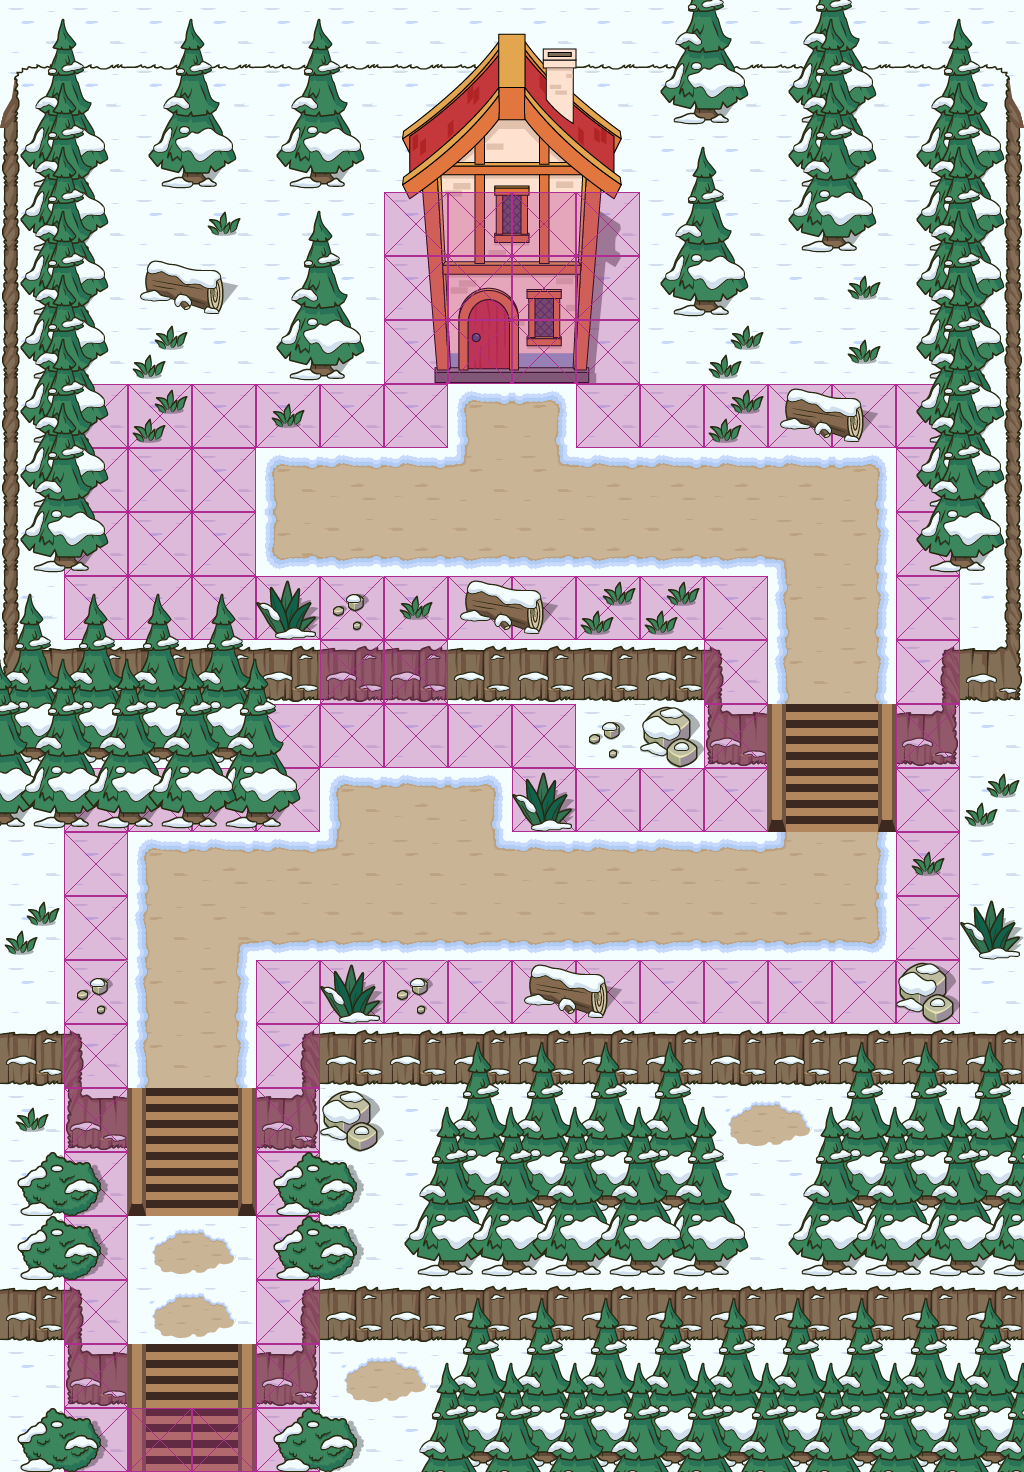

This game map was drawn from its Tiled (.tmx) file and the tilesets committed beside it. A one-line description and the full map source follow:
An orthogonal 16x23 tile map with 64x64 px tiles, 4 tile layers (Ground, Middle1, Collision, Tree), 4 tilesets and 3 objects (Player, npc, go_to).

<map version="1.4" tiledversion="1.4.1" orientation="orthogonal" renderorder="right-down" width="16" height="23" tilewidth="64" tileheight="64" infinite="0" nextlayerid="13" nextobjectid="59">
 <properties>
  <property name="theme" value="1" />
 </properties>
 <tileset firstgid="1" name="utility_tiles" tilewidth="64" tileheight="64" spacing="2" margin="1" tilecount="16" columns="4">
  <image source="../tiles/utility_tiles.png" width="264" height="264" />
 </tileset>
 <tileset firstgid="17" name="Spritesheet_SaljuArea" tilewidth="64" tileheight="64" spacing="2" margin="1" tilecount="160" columns="10">
  <image source="../tiles/Office/Spritesheet_SaljuArea_extruded.png" width="660" height="1056" />
 </tileset>
 <tileset firstgid="177" name="Gedung" tilewidth="64" tileheight="64" spacing="2" margin="1" tilecount="24" columns="24">
  <image source="../tiles/Office/Gedung tiles_extruded.png" width="1584" height="66" />
 </tileset>
 <tileset firstgid="201" name="collision_tileset" tilewidth="64" tileheight="64" spacing="2" margin="1" tilecount="1" columns="1">
  <image source="../tiles/collision_tileset.png" width="66" height="66" />
  <tile id="0">
   <properties>
    <property name="collides" type="bool" value="true" />
   </properties>
  </tile>
 </tileset>
 <layer id="1" name="Ground" width="16" height="23">
  <data encoding="csv">
40,40,40,40,40,40,40,40,40,40,40,40,40,40,40,40,
40,40,40,40,40,40,40,40,40,40,40,40,40,40,40,40,
40,40,40,40,40,40,40,40,40,40,40,40,40,40,40,40,
40,40,40,40,40,40,40,40,40,40,40,40,40,40,40,40,
40,40,40,40,40,40,40,40,40,40,40,40,40,40,40,40,
40,40,40,40,40,40,40,40,40,40,40,40,40,40,40,40,
40,40,40,40,40,40,40,40,40,40,40,40,40,40,40,40,
40,40,40,40,40,40,40,40,40,40,40,40,40,40,40,40,
40,40,40,40,40,40,40,40,40,40,40,40,40,40,40,40,
40,40,40,40,40,40,40,40,40,40,40,40,40,40,40,40,
40,40,40,40,40,40,40,40,40,40,40,40,40,40,40,40,
40,40,40,40,40,40,40,40,40,40,40,40,40,40,40,40,
40,40,40,40,40,40,40,40,40,40,40,40,40,40,40,40,
40,40,40,40,40,40,40,40,40,40,40,40,40,40,40,40,
40,40,40,40,40,40,40,40,40,40,40,40,40,40,40,40,
40,40,40,40,40,40,40,40,40,40,40,40,40,40,40,40,
40,40,40,40,40,40,40,40,40,40,40,40,40,40,40,40,
40,40,40,40,40,40,40,40,40,40,40,40,40,40,40,40,
40,40,40,40,40,40,40,40,40,40,40,40,40,40,40,40,
40,40,40,40,40,40,40,40,40,40,40,40,40,40,40,40,
40,40,40,40,40,40,40,40,40,40,40,40,40,40,40,40,
40,40,40,40,40,40,40,40,40,40,40,40,40,40,40,40,
40,40,40,40,40,40,40,40,40,40,40,40,40,40,40,40
</data>
 </layer>
 <layer id="2" name="Middle1" width="16" height="23">
  <data encoding="csv">
0,0,0,0,0,0,0,0,0,0,0,0,0,0,0,0,
21,22,22,22,22,22,22,22,22,22,22,22,22,22,22,24,
99,0,0,0,0,0,189,190,191,192,0,0,0,0,0,100,
99,0,0,0,0,0,185,186,187,188,0,0,0,0,0,100,
99,0,0,0,0,0,181,182,183,184,0,0,0,0,0,100,
99,0,0,0,0,0,177,178,179,180,0,0,0,0,0,100,
99,0,0,0,0,0,0,97,98,0,0,0,0,0,0,100,
99,0,0,0,97,19,19,17,18,19,19,19,19,98,0,100,
99,0,0,0,107,30,30,30,30,30,30,30,27,39,0,100,
99,0,0,0,0,0,0,0,0,0,0,0,37,39,0,100,
26,46,46,46,46,46,46,46,46,46,46,42,37,39,43,36,
0,0,0,0,0,0,0,0,0,0,0,26,57,58,36,0,
0,0,0,0,0,97,19,98,0,0,0,0,67,68,0,0,
0,0,97,19,19,17,28,18,19,19,19,19,17,39,0,0,
0,0,37,29,30,30,30,30,30,30,30,30,30,108,0,0,
0,0,37,39,0,0,0,0,0,0,0,0,0,0,0,0,
46,42,37,39,43,46,46,46,46,46,46,46,46,46,46,46,
0,26,57,58,36,0,0,0,0,0,0,54,55,0,0,0,
0,0,67,68,0,0,0,0,0,0,0,0,0,0,0,0,
0,0,54,55,0,0,0,0,0,0,0,0,0,0,0,0,
46,42,54,55,43,46,46,46,46,46,46,46,46,46,46,46,
0,26,57,58,36,54,55,0,0,0,0,0,0,0,0,0,
0,0,57,58,0,0,0,0,0,0,0,0,0,0,0,0
</data>
 </layer>
 <layer id="4" name="Collision" width="16" height="23">
  <data encoding="csv">
0,0,0,0,0,0,0,0,0,0,0,0,0,0,0,0,
0,0,0,0,0,0,0,0,0,0,0,0,0,0,0,0,
0,0,0,0,0,0,0,0,0,0,0,0,0,0,0,0,
0,0,0,0,0,0,201,201,201,201,0,0,0,0,0,0,
0,0,0,0,0,0,201,201,201,201,0,0,0,0,0,0,
0,0,0,0,0,0,201,201,201,201,0,0,0,0,0,0,
0,201,201,201,201,201,201,0,0,201,201,201,201,201,201,0,
0,201,201,201,0,0,0,0,0,0,0,0,0,0,201,0,
0,201,201,201,0,0,0,0,0,0,0,0,0,0,201,0,
0,201,201,201,201,201,201,201,201,201,201,201,0,0,201,0,
0,0,0,0,0,201,201,0,0,0,0,201,0,0,201,0,
0,0,0,0,201,201,201,201,201,0,0,201,0,0,201,0,
0,201,201,201,201,0,0,0,201,201,201,201,0,0,201,0,
0,201,0,0,0,0,0,0,0,0,0,0,0,0,201,0,
0,201,0,0,0,0,0,0,0,0,0,0,0,0,201,0,
0,201,0,0,201,201,201,201,201,201,201,201,201,201,201,0,
0,201,0,0,201,0,0,0,0,0,0,0,0,0,0,0,
0,201,0,0,201,0,0,0,0,0,0,0,0,0,0,0,
0,201,0,0,201,0,0,0,0,0,0,0,0,0,0,0,
0,201,0,0,201,0,0,0,0,0,0,0,0,0,0,0,
0,201,0,0,201,0,0,0,0,0,0,0,0,0,0,0,
0,201,0,0,201,0,0,0,0,0,0,0,0,0,0,0,
0,201,201,201,201,0,0,0,0,0,0,0,0,0,0,0
</data>
 </layer>
 <objectgroup id="7" name="Player">
  <object id="58" name="Player" type="Player" gid="116" x="162" y="1277" width="64" height="64">
   <properties>
    <property name="direction" value="u" />
   </properties>
  </object>
 </objectgroup>
 <objectgroup id="8" name="NPCs">
  <object id="57" name="BM" type="npc" gid="13" x="386.25" y="838.958" width="64" height="64">
   <properties>
    <property name="dialogue_name" value="Kluster 2/RP_1_2_Edward" />
    <property name="image_name" value="Spritesheet_CharacterMale_UntungIdle" />
    <property name="theme" value="&quot;&quot;" />
   </properties>
  </object>
 </objectgroup>
 <layer id="12" name="Tree" width="16" height="23">
  <data encoding="csv">
63,66,63,66,63,66,197,198,199,200,73,76,117,118,63,66,
117,118,73,76,73,76,193,194,195,196,83,86,127,128,117,118,
127,128,83,86,83,86,0,0,0,0,63,66,137,138,127,128,
127,128,0,62,63,66,0,0,0,0,73,76,83,86,127,128,
127,128,95,96,73,76,0,0,0,0,83,86,0,62,127,128,
127,128,90,0,83,86,0,0,0,0,0,90,0,62,127,128,
127,128,90,0,62,0,0,0,0,0,0,90,95,96,127,128,
137,138,0,0,0,0,0,0,0,0,0,0,0,0,137,138,
83,86,0,0,0,0,0,0,0,0,0,0,0,0,83,86,
119,119,119,119,89,110,62,95,96,90,90,0,0,0,0,0,
135,135,135,135,66,0,0,0,0,0,0,0,0,0,0,0,
74,74,74,75,76,0,0,0,0,110,109,0,0,0,0,0,
84,84,84,85,86,0,0,0,89,0,0,0,0,0,0,90,
0,0,0,0,0,0,0,0,0,0,0,0,0,0,62,0,
90,0,0,0,0,0,0,0,0,0,0,0,0,0,0,89,
0,110,0,0,0,89,110,0,95,96,0,0,0,0,109,0,
0,0,0,0,0,0,0,119,119,119,119,0,0,119,119,119,
62,0,0,0,0,109,63,135,135,135,135,66,63,135,135,135,
69,70,0,0,69,70,73,74,74,74,75,76,73,74,74,74,
69,70,0,0,69,70,83,84,84,84,85,86,83,84,84,84,
0,0,0,0,0,0,0,119,119,119,119,119,119,119,119,119,
0,0,0,0,0,0,63,135,135,135,135,135,135,135,135,135,
69,70,0,0,69,70,73,74,74,74,75,74,74,74,74,74
</data>
 </layer>
 <objectgroup id="9" name="Monsters" />
 <objectgroup id="5" name="Objects">
  <object id="56" type="go_to" gid="1" x="479.057" y="479.844" width="64" height="64">
   <properties>
    <property name="face_direction" value="u" />
    <property name="next_map_name" value="office_indoor_1-2" />
    <property name="next_x_tile" type="int" value="9" />
    <property name="next_y_tile" type="int" value="18" />
   </properties>
  </object>
 </objectgroup>
</map>
